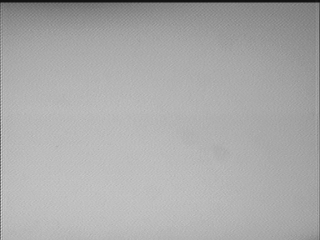
//> input picture img/pattern.pgm, 320 x 240 px
$ ./main ../img/pattern.pgm 3   (built with g++ and OpenCV 4)
//> lines starting //> are read from the running program, lines starting //| are printed output that depends on the picture; after the words box and inside, x2 and y2 are one past the last pixel; in counts of white or black regions, pixels touching at a corner belong together; pictures that were not available may be replaced by others from this repository, and a replacement may not be noted
### src/PreProcessImage.hpp
#ifndef PREPROCESS_IMAGE_H
#define PREPROCESS_IMAGE_H

#include <opencv2/core/utility.hpp>
class PreProcessImg
{

private:
    cv::Mat &m_original_img;
    cv::Mat &m_light_pattern;
    cv::Mat m_img_no_noise;
    cv::Mat m_img_no_light;
    cv::Mat m_img_threshold;

    char m_light_method;
    char m_segment_method;

    // Step 1
    void removeNoise();

    // step 2
    void removeLight();

    // step 3
    void binarize();


public:
    PreProcessImg(cv::Mat &original_img, cv::Mat &light_pattern,char light_method=1,char seg_method=1)
        : m_original_img{original_img}, m_light_pattern{light_pattern},
        m_light_method{light_method},m_segment_method{seg_method}
    {
    }
    PreProcessImg(const PreProcessImg &other) = delete;

    void StartPreProcess();

    cv::Mat getOriginalImg()const{ return m_original_img;}
    cv::Mat getLightPattern()const{ return m_light_pattern;}
    cv::Mat getImgNoNoise()const{ return m_img_no_noise;}
    cv::Mat getImgNoLight()const{ return m_img_no_light;}
    cv::Mat getBinaryImg()const{ return m_img_threshold;}
};

#endif

### src/MultipleImageWindow.h
/**
 * Mutliple Image Window
 *
 * Creates an Split Screen
 */

#ifndef MIW_h
#define MIW_h

#include <string>
#include <iostream>
// OpenCV includes
#include <opencv2/imgproc.hpp>
#include <opencv2/highgui.hpp>

class MultipleImageWindow
{
    public:
        /**
         *
         * @param string window_title
         * @param int cols number of cols
         * @param int rows number of rows
         * @param int flags see highgui window documentation
         */
        MultipleImageWindow(const std::string& window_title, int cols, int rows, int flags= cv::WINDOW_AUTOSIZE);

        /**
         * Add new image to stack of window
         * @param Mat image
         * @param string title caption of image to show
         * @param bool render if wants to render the image
         * @return int position of image in stack
         */
        int addImage(const std::string& title, const cv::Mat& image, bool render= false);

        /**
         * Remove a image from position n
         */
        void removeImage(int pos);

        /**
         * Render/redraw/update window
         */
        void render();

    private:
        int m_cols;
        int m_rows;
        int m_canvas_width;
        int m_canvas_height;
        std::string m_window_title;
        std::vector<std::string> m_titles;
        std::vector<cv::Mat> m_images;
        cv::Mat m_canvas;
};


#endif

### src/PreProcessImage.cpp
#include "PreProcessImage.hpp"
#include <opencv2/imgproc.hpp>
#include <opencv2/highgui.hpp>

#include <iostream>

// [5 lines left out: function _randomColor, not called in this run]

void PreProcessImg::removeNoise(){
    if (m_original_img.channels() == 3)
        cv::cvtColor(m_original_img, m_original_img, cv::COLOR_RGB2GRAY);
    // Smoothes an image using median filter with 3 x 3 aperture.
    cv::medianBlur(m_original_img, m_img_no_noise, 3);
}

void PreProcessImg::removeLight(){
    if(m_light_method!=2){
        // if method is normalization
    if (m_light_method == 1)
    {
        // Require change our image to 32 float for division
        cv::Mat img32, pattern32;
        // CV_8U -> CV_32F
        m_img_no_noise.convertTo(img32, CV_32F);
        m_light_pattern.convertTo(pattern32, CV_32F);

        // Divide the image by the pattern
        m_img_no_light = 1 - (img32 / pattern32);
        // convert 8 bit format and scale
        m_img_no_light.convertTo(m_img_no_light, CV_8U, 255);
    }
    else
    {
        m_img_no_light = m_light_pattern - m_img_no_noise;
    }
    }
}

void PreProcessImg::binarize(){
    if (m_light_method != 2)
    {
        //The function applies fixed-level thresholding to a multiple-channel
        //array. The function is typically used to get a bi-level (binary)
        //image out of a grayscale image
        cv::threshold(m_img_no_light, m_img_threshold, 30, 255, cv::THRESH_BINARY);
    }
    else
    {
        cv::threshold(m_img_no_light, m_img_threshold, 140, 255, cv::THRESH_BINARY_INV);
    }
}

void PreProcessImg::StartPreProcess(){
    removeNoise();
    removeLight();
    binarize();
}

### src/MultipleImageWindow.cpp
#include "MultipleImageWindow.h"
#include <algorithm>

MultipleImageWindow::MultipleImageWindow(const std::string& window_title, int cols, int rows, int flags)
{
    this->m_window_title= window_title;
    this->m_cols= cols;
    this->m_rows= rows;
    cv::namedWindow(window_title, flags);

    this->m_canvas_width= 1200;
    this->m_canvas_height= 700;
    this->m_canvas= cv::Mat(this->m_canvas_height, this->m_canvas_width, CV_8UC3);
    cv::imshow(this->m_window_title, this->m_canvas);
}

int MultipleImageWindow::addImage(const std::string& title, const cv::Mat& image, bool render)
{
    std::vector<std::string>::iterator it= std::find(std::begin(m_titles),std::end(m_titles),title);
    if(it== m_titles.end()){
        this->m_titles.push_back(title);
        this->m_images.push_back(image);
    } else{
        this->m_images[it-std::begin(m_titles)]= image;
    }

    if(render)
        this->render();
    return this->m_images.size()-1;
}

// [5 lines left out: function removeImage, not called in this run]

void MultipleImageWindow::render()
{
    // Clean our canvas
    this->m_canvas.setTo( cv::Scalar(20,20,20) );
    // width and height of cell. add 10 px of padding between images
    int cell_width= (m_canvas_width/m_cols);
    int cell_height= (m_canvas_height/m_rows);

    int max_images=(this->m_images.size()>m_cols*m_rows)?m_cols*m_rows:this->m_images.size();
    int i=0;
    std::vector<std::string>::iterator titles_it= this->m_titles.begin();
    for(std::vector<cv::Mat>::iterator it= this->m_images.begin(); it!= this->m_images.end(); ++it)
    {
        std::string title= *titles_it;
        int cell_x= (cell_width)*((i)%m_cols);
        int cell_y= (cell_height)*floor((i)/(float)m_cols);
        cv::Rect mask(cell_x, cell_y, cell_width, cell_height);

        //For each cell draw an image if exists
        cv::Mat cell(this->m_canvas, mask);
        // resize image to cell size
        cv::Mat resized;
        double cell_aspect= (double)cell_width/(double)cell_height;
        cv::Mat img= *it;
        double img_aspect= (double)img.cols/(double)img.rows;
        double f=(cell_aspect<img_aspect)?(double)cell_width/(double)img.cols:(double)cell_height/(double)img.rows;
        resize(img, resized, cv::Size(0,0), f, f);
        if(resized.channels()==1){
            cvtColor(resized, resized, cv::COLOR_GRAY2BGR);
        }

        // Assign the image
        cv::Mat sub_cell(this->m_canvas, cv::Rect(cell_x+((cell_width-resized.cols)/2),cell_y+((cell_height-resized.rows)/2),resized.cols, resized.rows));

        resized.copyTo(sub_cell);

        putText(cell, title.c_str(),cv::Point(20,20), cv::FONT_HERSHEY_SIMPLEX, 0.5, cv::Scalar(200,0,0), 1, cv::LINE_AA);

        // Draw a rectangle for each cell mat
        cv::rectangle(m_canvas, cv::Rect(cell_x, cell_y, cell_width, cell_height), cv::Scalar(200,200,200), 1);

        i++;
        ++titles_it;
        if(i==max_images)
            break;
    }

    // show image
    cv::imshow(this->m_window_title, this->m_canvas);
    // save image
    cv::imwrite("../img/Output.jpg",this->m_canvas);
}

### src/main.cpp
#include <iostream>
#include <string>
#include <sstream>
#include <cmath>
#include <memory>
#include <vector>

// OpenCV includes
#include <opencv2/core/utility.hpp>
#include <opencv2/imgproc.hpp>
#include <opencv2/highgui.hpp>
#include <opencv2/ml.hpp>

#include "MultipleImageWindow.h"
#include "PreProcessImage.hpp"

/**
 *  lightMethod:   0: Difference operation is applied
 *                 1: The division operation is applied
 *
 *   segMethod:    1: the connected components method for segment is applied
 *                 2: the connected components method with the statistics area is applied
 *                 3: the find contours method is applied for Segmentation
 */
const char *keys =
    {
        "{help h usage ? | | print this message}"
        "{@image || Image to process}"
        "{@lightPattern || Image light pattern to apply to image input}"
        "{lightMethod | 1 | Method to remove background light, 0 difference, 1 div, 2 no light removal }"
        "{segMethod | 1 | Method to segment: 1 connected Components, 2 connected components with stats, 3 find Contours }"};

std::shared_ptr<MultipleImageWindow> miw;
// support vector machine model
cv::Ptr<cv::ml::SVM>svm;
cv::Scalar green(0,255,0), blue (255,0,0), red (0,0,255);
cv::Mat light_pattern;


//The output of a function is a vector of vectors of floats. In other words, it is a
//matrix where each row contains the features of each object that's detected.
// left and top vectors are to store left-top position of each object and put a label later
std::vector<std::vector<float>> ExtractFeatures(cv::Mat img, std::vector<int> *left = NULL, std::vector<int> *top = NULL)
{
    std::vector<std::vector<float>> output;
    std::vector<std::vector<cv::Point>> contours;
    cv::Mat input = img.clone();

    std::vector<cv::Vec4i> hierarchy;
    // find contours in a binary image, contours are useful for shape analisis
    cv::findContours(input, contours, hierarchy, cv::RETR_CCOMP, cv::CHAIN_APPROX_SIMPLE);
    // Check the number of objects detected
    if (contours.size() == 0)
    {
        return output;
    }
    //random number generator
    cv::RNG rng(0xFFFFFFFF);
    for (auto i = 0; i < contours.size(); i++)
    {

        cv::Mat mask = cv::Mat::zeros(img.rows, img.cols, CV_8UC1);
        //draw the object in white on a black background
        cv::drawContours(mask, contours, i, cv::Scalar(1), cv::FILLED, cv::LINE_8, hierarchy, 1);
        // calculate area of shape
        cv::Scalar area_s = cv::sum(mask);
        float area = area_s[0];
        //All objects with an area less than the minimum threshold area that we considered will be discarded
        if (area > 500)
        { //if the area is greater than min.

            //calculate aspect ratio,Finds a rotated rectangle of the minimum area enclosing the input 2D point set
            cv::RotatedRect r = minAreaRect(contours[i]);
            float width = r.size.width;
            float height = r.size.height;
            float ar = (width < height) ? height / width : width / height;

            // add features
            std::vector<float> row={area,ar};
            output.push_back(row);
            if (left != NULL)
            {
                left->push_back((int)r.center.x);
            }
            if (top != NULL)
            {
                top->push_back((int)r.center.y);
            }

            // Add image to the multiple image window class
            miw->addImage("Extract Features", mask * 255);
            miw->render();
            cv::waitKey(10);
        }
    }
    return output;
}

// [56 lines left out: function plotTrainData, not called in this run]

/**
* Read all images in a folder creating the train and test vectors
* @param folder string name
* @param label assigned to train and test data
* @param number of images used for test and evaluate algorithm error
* @param trainingData vector where store all features for training
* @param reponsesData vector where store all labels corresopinding for training data, in this case the label values
* @param testData vector where store all features for test, this vector as the num_for_test size
* @param testResponsesData vector where store all labels corresponiding for test, has the num_for_test size with label values
* @return true if can read the folder images, false in error case
**/
bool readFolderAndExtractFeatures(std::string folder, int label, int num_for_test,
                                std::vector<float> &trainingData, std::vector<int> &responsesData,
                                std::vector<float> &testData, std::vector<float> &testResponsesData)
{
    cv::VideoCapture images;
    if (images.open(folder) == false)
    {
        std::cout << "Can not open the folder images" << std::endl;
        return false;
    }
    cv::Mat frame;
    int img_index = 0;
    while (images.read(frame))
    {
        PreProcessImg p(frame, light_pattern);
        p.StartPreProcess();
        // Extract features
        std::vector<std::vector<float>> features = ExtractFeatures(p.getBinaryImg());
        for (int i = 0; i < features.size(); i++)
        {
            if (img_index >= num_for_test)
            {
                trainingData.push_back(features[i][0]);
                trainingData.push_back(features[i][1]);
                responsesData.push_back(label);
            }
            else
            {
                testData.push_back(features[i][0]);
                testData.push_back(features[i][1]);
                testResponsesData.push_back((float)label);
            }
        }
        img_index++;
    }
    return true;
}

void trainAndTest()
{
    std::vector<float> trainingData;
    std::vector<int> responsesData;
    std::vector<float> testData;
    std::vector<float> testResponsesData;

    int num_for_test = 20;

    // Get the nut images
    readFolderAndExtractFeatures("../img/nut/tuerca_%04d.pgm", 0, num_for_test, trainingData, responsesData, testData, testResponsesData);
    // Get and process the ring images
    readFolderAndExtractFeatures("../img/ring/arandela_%04d.pgm", 1, num_for_test, trainingData, responsesData, testData, testResponsesData);
    // get and process the screw images
    readFolderAndExtractFeatures("../img/screw/tornillo_%04d.pgm", 2, num_for_test, trainingData, responsesData, testData, testResponsesData);

    std::cout << "Num of train samples: " << responsesData.size() << std::endl;

    std::cout << "Num of test samples: " << testResponsesData.size() << std::endl;

    // Merge all data
    // From Vector to Mat.  transform the training data(features) in a big matrix with many rows
    // and two columns(the number of features)
    cv::Mat trainingDataMat(trainingData.size() / 2, 2, CV_32FC1, &trainingData[0]);
    cv::Mat responses(responsesData.size(), 1, CV_32SC1, &responsesData[0]);

    cv::Mat testDataMat(testData.size() / 2, 2, CV_32FC1, &testData[0]);
    cv::Mat testResponses(testResponsesData.size(), 1, CV_32FC1, &testResponsesData[0]);

    cv::Ptr<cv::ml::TrainData> tdata = cv::ml::TrainData::create(trainingDataMat, cv::ml::ROW_SAMPLE, responses);

    // Set up SVM's parameters
    // First, we are going to set up the basic model parameters
    svm = cv::ml::SVM::create();
    svm->setType(cv::ml::SVM::C_SVC);
    svm->setNu(0.05);
    svm->setKernel(cv::ml::SVM::CHI2);
    svm->setDegree(1.0);
    svm->setGamma(2.0);
    svm->setTermCriteria(cv::TermCriteria(cv::TermCriteria::MAX_ITER, 100, 1e-6));
    //we are going to create the model by calling the train method and using trainingDataMat and response matrices as a TrainData
    svm->train(tdata);

    if (testResponsesData.size() > 0)
    {
        std::cout << "Evaluation" << std::endl;
        std::cout << "==========" << std::endl;
        // Test the ML Model
        cv::Mat testPredict;
        //The predict function makes it possible to make multiple predictions at the same time,
        //giving a matrix as the result instead of only one row or vector
        svm->predict(testDataMat, testPredict);
        std::cout << "Prediction Done" << std::endl;
        // Error calculation
        cv::Mat errorMat = testPredict != testResponses;
        float error = 100.0f * countNonZero(errorMat) / testResponsesData.size();
        std::cout << "Error: " << error << "%" << std::endl;
        // Plot training data with error label
        plotTrainData(trainingDataMat, responses, &error);
    }
    else
    {
        plotTrainData(trainingDataMat, responses);
    }
}

/**
 * This basic function applies a blur to an input image by using a big kernel size relative to the image size.
 * From the code, it is one-third of the original width and height.
 * Estimate the background image in case with don't have a Light pattern
 */
cv::Mat calculateLightPattern(cv::Mat img)
{
    cv::Mat pattern;
    // Basic and effective way to calculate the light pattern from one image
    cv::blur(img, pattern, cv::Size(img.cols / 3, img.cols / 3));
    return pattern;
}

bool processInput(const cv::CommandLineParser &p, cv::Mat &out_img,
                  int &out_method_light)
{

    // if requires hel show
    if (p.has("help"))
    {
        p.printMessage();
        return false;
    }

    // Check if params are correctly parsed in his variables
    if (!p.check())
    {
        p.printErrors();
        return false;
    }

    std::string img_file = p.get<std::string>(0);
    std::string light_pattern_file = p.get<std::string>(1);
    out_method_light = p.get<int>("lightMethod");

    //convert image to the single channel grayscale image
    out_img = cv::imread(img_file,0);
//> out_img is the input picture: 240 rows x 320 cols, CV_8UC1; min 16, max 219, mean 169.9
    if (out_img.data == NULL)
    {
        std::cout << "Error Loading the image\n";
        return false;
    }

    light_pattern = cv::imread(light_pattern_file, 0);
//> 3 cannot be read in this run, so this picture is empty
    if (light_pattern.data == NULL)
    {
        //Calculate light pattern
        light_pattern = calculateLightPattern(out_img);
//> in calculateLightPattern, `cv::blur(img, pattern, cv::Size(img.cols / 3, img.cols / 3));`:
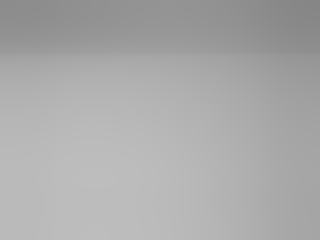
//> pattern: 240 rows x 320 cols, CV_8UC1; min 134, max 189, mean 170.2
    }
    cv::medianBlur(light_pattern,light_pattern, 3);
//> light_pattern: 240 rows x 320 cols, CV_8UC1; 0.15% of pixels changed, all inside (x1, y1, x2, y2) = (7, 10, 282, 220)
    return true;
}

// [43 lines left out: function testTrainedModel, not called in this run]

int main(int argc, const char **argv)
{
    cv::CommandLineParser parser(argc, argv, keys);
    parser.about("Object Classification");

    cv::Mat img;
    int method_light;
    if (!processInput(parser, img, method_light))
    {
        return -1;
    }
//> method_light = 1
    std::unique_ptr<PreProcessImg> p;
    p = std::make_unique<PreProcessImg>(img, light_pattern, method_light);
    p->StartPreProcess();

	miw= std::make_shared<MultipleImageWindow>("Main window", 2, 2, cv::WINDOW_AUTOSIZE);
    trainAndTest();
//> in ExtractFeatures, `cv::Mat input = img.clone();`:
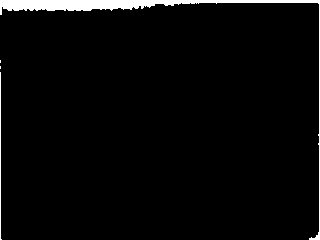
//> input: 240 rows x 320 cols, CV_8UC1; 3.3% white; 4 white regions (2 under 20 px)
//> in ExtractFeatures, `cv::findContours(input, contours, hierarchy, cv::RETR_CCOMP, cv::CHAIN..`: contours = 4 contours, 3 with area under 20; largest, box (x1, y1, x2, y2) and area: (0, 0, 320, 240) 1743
//> the loop in ExtractFeatures, `for (auto i = 0; i < contours.size(); i++)` made 4 passes
//> (area_s, area, r, width, height, ar, row, max_images in render) on pass 4: (Scalar(2324), 2324, centre (159.5, 119.5), size (239, 319), angle -90, 239, 319, 1.33, [2324, 1.33], 1)
//> in readFolderAndExtractFeatures, `std::vector<std::vector<float>> features = ExtractFeatures(p.getBinary..`: features = 1 item
//> the loop in readFolderAndExtractFeatures, `for (int i = 0; i < features.size(); i++)` made 1 pass

    cv::Mat img_output= img.clone();
    cv::cvtColor(img_output,img_output,cv::COLOR_GRAY2BGR);
    testTrainedModel(p,img_output);

    // Show images
    miw->addImage("Binary image", p->getBinaryImg());
    miw->addImage("Result", img_output);
    miw->render();

    cv::waitKey(0);

    return 0;
}

$ run again, on img/test.pgm
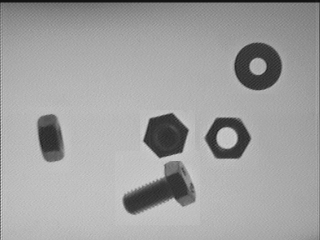
//> input picture img/test.pgm, 320 x 240 px
//> in processInput, out_img is the input picture: 240 rows x 320 cols, CV_8UC1; min 16, max 219, mean 160
//> light_pattern: 240 rows x 320 cols, CV_8UC1; min 126, max 188, mean 160.4
//> method_light = 1
//> in ExtractFeatures, `cv::Mat input = img.clone();`:
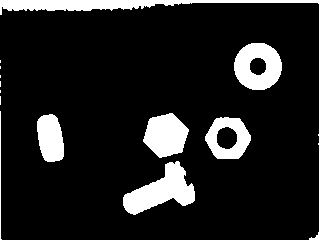
//> input: 240 rows x 320 cols, CV_8UC1; 12.5% white; 13 white regions (6 under 20 px)
//> contours = 15 contours, 7 with area under 20; largest, box (x1, y1, x2, y2) and area: (123, 161, 195, 215) 1816, (0, 0, 320, 240) 1737, (234, 43, 282, 90) 1731, (205, 117, 251, 159) 1416, (143, 113, 189, 158) 1396, (37, 114, 64, 162) 976, (216, 126, 238, 150) 381, (249, 57, 267, 76) 245
//> the loop in ExtractFeatures, `for (auto i = 0; i < contours.size(); i++)` made 15 passes
//> (area_s, area, r, width, height, ar, row) on passes 1, 2, 4, 5: (Scalar(1917), 1917, centre (156.6, 187.2), size (72.4, 45.2), angle -10.2, 72.36, 45.15, 1.6, [1917, 1.6]), (Scalar(1128), 1128, centre (227.5, 137.5), size (41, 45), angle -90, 41, 45, 1.1, [1128, 1.1]), (Scalar(1036), 1036, centre (50, 137.8), size (24, 47.2), angle -9.5, 24, 47.18, 1.97, [1036, 1.97]), (Scalar(1458), 1458, centre (165.5, 135), size (40.3, 46), angle -45, 40.31, 45.96, 1.14, [1458, 1.14])
//> pass 2, in render (call 2), `cv::imshow(this->m_window_title, this->m_canvas);`:
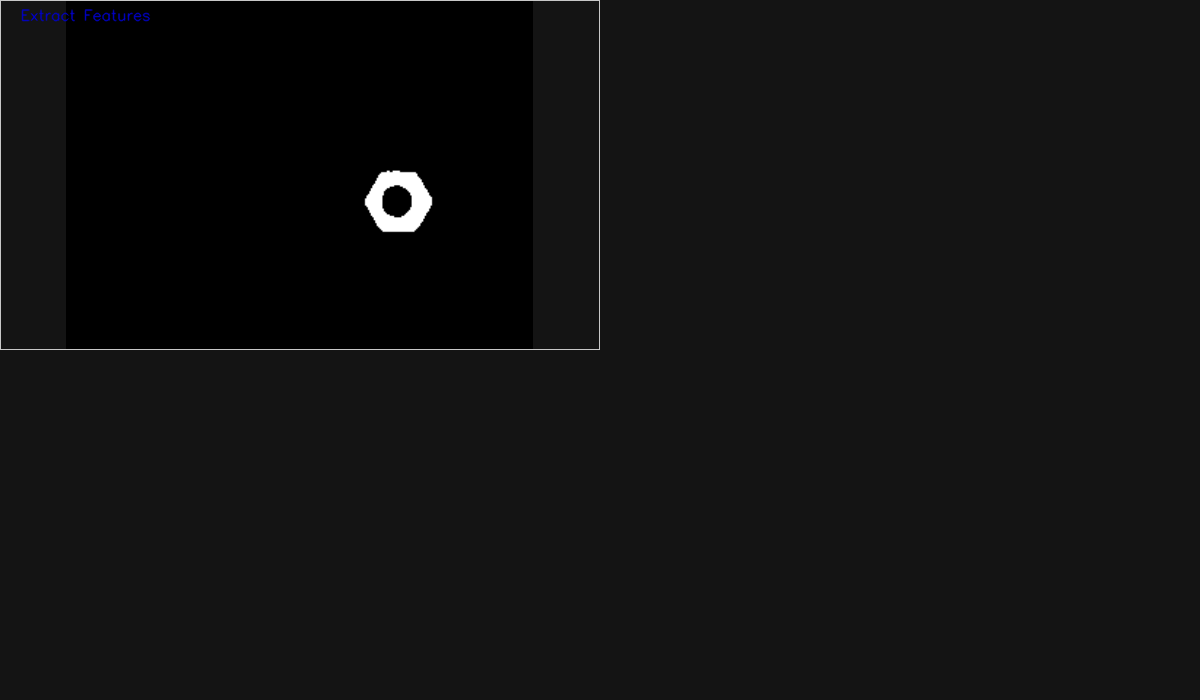
//> window 'Main window': 700 rows x 1200 cols, CV_8UC3; mean B, G, R 17.3, 17.3, 17.3
//> features = 6 items
//> the loop in readFolderAndExtractFeatures, `for (int i = 0; i < features.size(); i++)` made 6 passes
